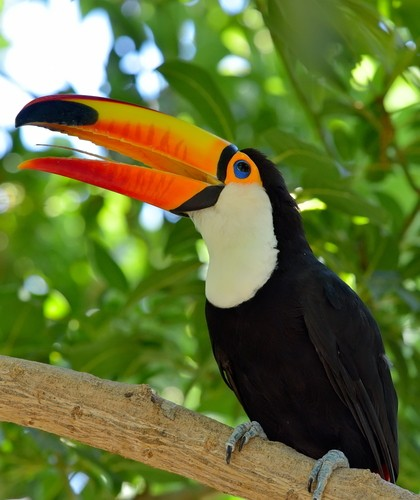
#> input picture imagens/tucano.jpg, 420 x 500 px
$ python contour.py
#> lines starting #> are read from the running program, lines starting #| are printed output that depends on the picture
from PIL import Image, ImageFilter

img1 = Image.open('imagens/tucano.jpg')
#> img1 is the input picture: PIL image 420x500 RGB; mean R, G, B 102.2, 114.7, 55.9

img2 = img1.filter(ImageFilter.CONTOUR)
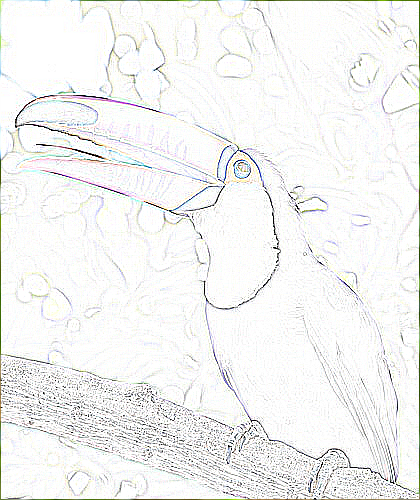
#> img2: PIL image 420x500 RGB; mean R, G, B 242.9, 243.3, 242.3

#  Mostra o contorno de toda imagem

img2.save('imagens/tucanocontour.jpg')
